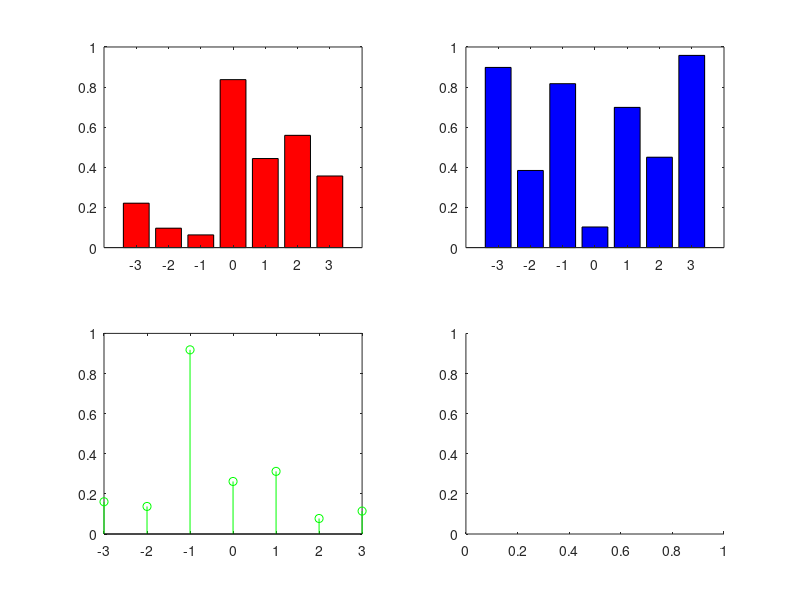

Write MATLAB code to recreate this figure. (Note: this script raises an error after producing the figure.)

% Other Plot Types
subplot (2, 2,1)
x = -3:1:3;
y=rand(1,7);
bar(x, y, 'r')
subplot (2,2,2)

x = -3:1:3;
y=rand (1, 7) ;
bar(x, y, 'b')
subplot (2, 2, 3)

x = -3:1:3;
y=rand(1, 7) ;
stem (x, y, 'g')
subplot (2,2, 4)

x =-3:1:3;
y=rand(1, 7);
stairs (X, y, 'm')
